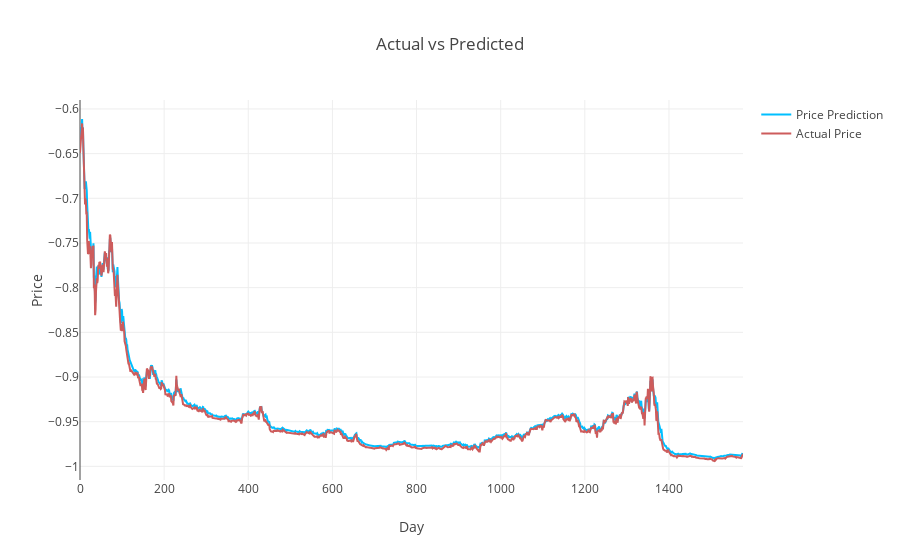

Notebook code for this chart:
### Code cell
# train prediciton plot
drawing(train, predct_df)

### Figure 1 — Plotly figure (JSON) as saved in the notebook; plotly's stock layout.template omitted (floating-point values rounded to 4 significant figures; data arrays with more than 128 entries replaced by an {"elided": "..."} marker saying what was removed)
{"data": [{"hoverlabel": {"namelength": -1}, "line": {"color": "rgb(0, 191, 255)", "width": 2}, "mode": "lines", "name": "Price Prediction", "type": "scatter", "x": {"elided": "1577 int values"}, "y": {"elided": "1577 float values"}}, {"line": {"color": "rgb(205, 92, 92)", "width": 2}, "mode": "lines", "name": "Actual Price", "type": "scatter", "x": {"elided": "1587 int values"}, "y": {"elided": "1577 float values"}}], "layout": {"title": "Actual vs Predicted", "xaxis": {"title": "Day"}, "yaxis": {"title": "Price"}}}
